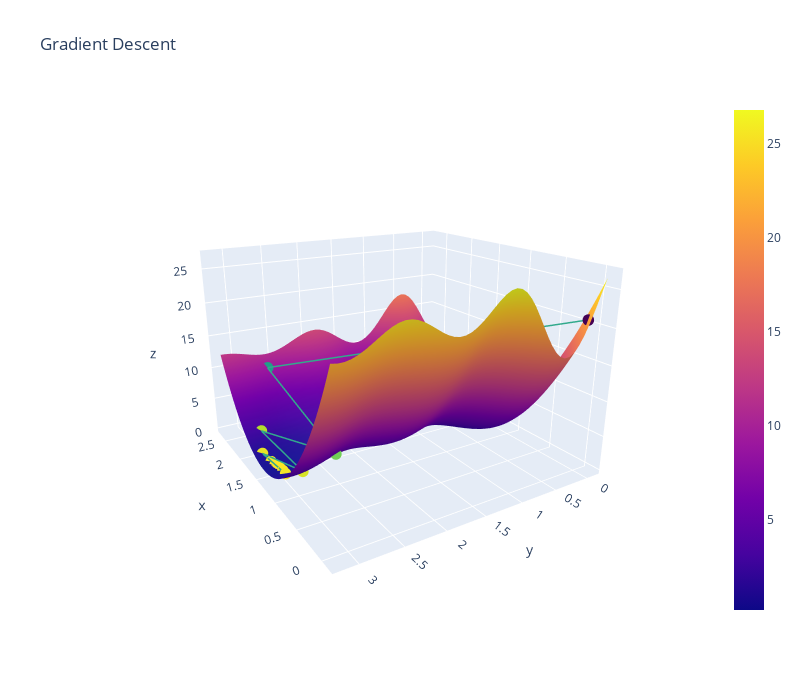

Here is the notebook cell this chart was saved with:
### Code cell
# Run me to see a 3D plot (gradient descent with static alpha)
plot_3d(thetas[:, 0], thetas[:, 1], loss, average_squared_loss, sin_model, x, y)
